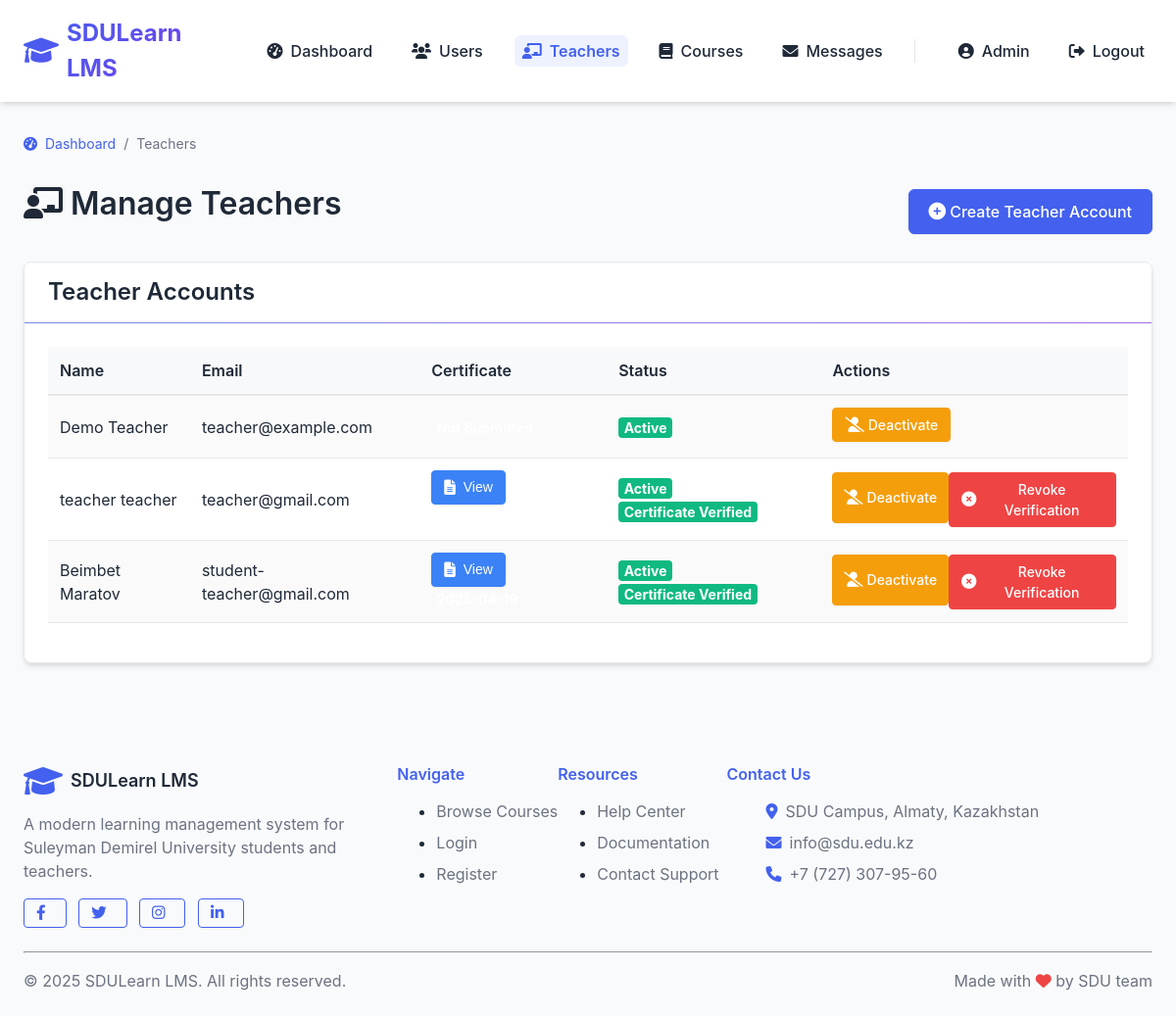
The page /admin/teachers (signed in) on the database its author committed.
### lms/models/user.py (models this page shows, shortened)
class User(db.Model, UserMixin):
    __tablename__ = 'users'
    id = db.Column(db.Integer, primary_key=True)
    first_name = db.Column(db.String(50), nullable=False)
    last_name = db.Column(db.String(50), nullable=False)
    email = db.Column(db.String(120), unique=True, nullable=False)
    password_hash = db.Column(db.String(256), nullable=False)
    role_id = db.Column(db.Integer, db.ForeignKey('roles.id'), nullable=False)
    about_me = db.Column(db.Text, nullable=True)
    is_active = db.Column(db.Boolean, default=True)
    created_at = db.Column(db.DateTime, default=datetime.utcnow)
    updated_at = db.Column(db.DateTime, default=datetime.utcnow, onupdate=datetime.utcnow)
    certificate_path = db.Column(db.String(255), nullable=True, default=None)
    certificate_verified = db.Column(db.Boolean, nullable=True, default=False)
    certificate_submitted_at = db.Column(db.DateTime, nullable=True, default=None)
    certificate_description = db.Column(db.Text, nullable=True)
    created_courses = db.relationship('Course', backref='teacher', lazy='dynamic')
    enrollments = db.relationship('Enrollment', back_populates='student', lazy='dynamic')
    submissions = db.relationship('Submission', back_populates='student', lazy='dynamic')
    @property
    def password(self):
        raise AttributeError('Password is not a readable attribute')
    def is_admin(self):
        return self.role.name == 'admin'
    def get_full_name(self):
        return f"{self.first_name} {self.last_name}"

### lms/routes/admin.py (the view)
@admin_bp.route('/teachers')
@login_required
@admin_required
def manage_teachers():
    teachers = User.query.join(Role).filter(Role.name == 'teacher').all()
    teacher_applicants = User.query.join(Role).filter(
        Role.name == 'student',
        User.certificate_path != None,
        User.certificate_verified == False
    ).all()
    return render_template('admin/teachers.html', teachers=teachers, teacher_applicants=teacher_applicants)

### app.py (called while the page is built)
@login_manager.user_loader
def load_user(user_id):
    return User.query.get(int(user_id))

### lms/routes/admin.py (called while the page is built)
def admin_required(f):
    @wraps(f)
    def decorated_function(*args, **kwargs):
        if not current_user.is_authenticated or not current_user.is_admin():
            flash('You do not have permission to access this page.', 'danger')
            return redirect(url_for('auth.login'))
        return f(*args, **kwargs)
    return decorated_function

### lms/templates/admin/teachers.html (shortened to what this page needs)
{% extends 'base.html' %}
{% block content %}
<div class="breadcrumb">
    <div class="breadcrumb-item"><a href="{{ url_for('admin.dashboard') }}"><i class="fas fa-tachometer-alt mr-1"></i> Dashboard</a></div>
    <div class="breadcrumb-item active">Teachers</div>
</div>
<div class="d-flex justify-content-between align-items-center mb-4">
    <h1><i class="fas fa-chalkboard-teacher mr-2"></i>Manage Teachers</h1>
    <a href="{{ url_for('admin.create_teacher') }}" class="btn btn-primary">
        <i class="fas fa-plus-circle mr-1"></i> Create Teacher Account
    </a>
</div>
<div class="card">
    <div class="card-header bg-primary text-white">
        <h3 class="mb-0">Teacher Accounts</h3>
    </div>
    <div class="card-body">
        {% if teachers %}
            <div class="table-responsive">
                <table class="table table-striped">
                    <thead>
                        <tr>
                            <th>Name</th>
                            <th>Email</th>
                            <th>Certificate</th>
                            <th>Status</th>
                            <th>Actions</th>
                        </tr>
                    </thead>
                    <tbody>
                        {% for teacher in teachers %}
                            <tr>
                                <td>{{ teacher.get_full_name() }}</td>
                                <td>{{ teacher.email }}</td>
                                <td>
                                    {% if teacher.certificate_path %}
                                        <button type="button" class="btn btn-sm btn-info" data-toggle="modal" data-target="#teacherCertModal{{ teacher.id }}">
                                            <i class="fas fa-file-alt"></i> View
                                        </button>
                                        <span class="badge bg-secondary ms-1">{{ teacher.certificate_submitted_at.strftime('%Y-%m-%d') if teacher.certificate_submitted_at else 'Unknown' }}</span>
                                    {% else %}
                                        <span class="badge bg-danger">Not Submitted</span>
                                    {% endif %}
                                </td>
                                <td>
                                    {% if teacher.is_active %}
                                        <span class="badge bg-success">Active</span>
                                    {% else %}
                                        <span class="badge bg-danger">Inactive</span>
                                    {% endif %}
                                    {% if teacher.certificate_path %}
                                        {% if teacher.certificate_verified %}
                                            <span class="badge bg-success">Certificate Verified</span>
                                        {% else %}
                                            <span class="badge bg-warning">Certificate Pending</span>
                                        {% endif %}
                                    {% endif %}
                                </td>
                                <td>
                                    <div class="d-flex flex-column">
                                        <a href="{{ url_for('admin.toggle_user_status', user_id=teacher.id) }}"
                                           class="btn btn-sm {% if teacher.is_active %}btn-warning{% else %}btn-success{% endif %} mb-1"
                                           onclick="return confirm('Are you sure you want to {% if teacher.is_active %}deactivate{% else %}activate{% endif %} this teacher account?')">
                                            {% if teacher.is_active %}
                                                <i class="fas fa-user-slash mr-1"></i> Deactivate
                                            {% else %}
                                                <i class="fas fa-user-check mr-1"></i> Activate
                                            {% endif %}
                                        </a>
                                        {% if teacher.certificate_verified %}
                                            <a href="{{ url_for('admin.unverify_certificate', user_id=teacher.id) }}"
                                               class="btn btn-sm btn-danger"
                                               onclick="return confirm('Are you sure you want to revoke verification for this teacher\'s certificate?')">
                                                <i class="fas fa-times-circle mr-1"></i> Revoke Verification
                                            </a>
                                        {% endif %}
                                    </div>
                                </td>
                            </tr>
                        {% endfor %}
                    </tbody>
                </table>
            </div>
        {% else %}
            <div class="alert alert-info">
                <i class="fas fa-info-circle mr-1"></i> No teacher accounts found.
            </div>
        {% endif %}
    </div>
</div>
{% endblock %}

### lms/templates/base.html (shortened to what this page needs)
<!DOCTYPE html>
<html lang="en">
<head>
    <link rel="stylesheet" href="{{ url_for('static', filename='css/styles.css') }}">
    <link rel="stylesheet" href="https://cdnjs.cloudflare.com/ajax/libs/font-awesome/6.0.0-beta3/css/all.min.css">
</head>
<body>
    <nav class="navbar">
        <div class="container navbar-container">
            <a href="/" class="navbar-logo">
                <i class="fas fa-graduation-cap"></i> SDULearn LMS
            </a>
            <div class="navbar-collapse" id="navbar-collapse">
                <ul class="navbar-links" id="navbar-links">
                    {% if current_user.is_authenticated %}
                        {% if current_user.is_admin() %}
                            <li><a href="{{ url_for('admin.dashboard') }}" {% if request.path.startswith('/admin/dashboard') %}class="active"{% endif %}><i class="fas fa-tachometer-alt"></i> Dashboard</a></li>
                            <li><a href="{{ url_for('admin.manage_users') }}" {% if request.path.startswith('/admin/users') %}class="active"{% endif %}><i class="fas fa-users"></i> Users</a></li>
                            <li><a href="{{ url_for('admin.manage_teachers') }}" {% if request.path.startswith('/admin/teachers') %}class="active"{% endif %}><i class="fas fa-chalkboard-teacher"></i> Teachers</a></li>
                            <li><a href="{{ url_for('admin.manage_courses') }}" {% if request.path.startswith('/admin/courses') %}class="active"{% endif %}><i class="fas fa-book"></i> Courses</a></li>
                            <li><a href="{{ url_for('messages.inbox') }}" {% if request.path.startswith('/messages') %}class="active"{% endif %}><i class="fas fa-envelope"></i> Messages
                            </a></li>
                        {% endif %}
                        <li><a href="{{ url_for('auth.profile') }}" {% if request.path.startswith('/auth/profile') %}class="active"{% endif %}><i class="fas fa-user-circle"></i> {{ current_user.first_name }}</a></li>
                        <li><a href="{{ url_for('auth.logout') }}"><i class="fas fa-sign-out-alt"></i> Logout</a></li>
                    {% endif %}
                </ul>
            </div>
        </div>
    </nav>
    <div class="container py-4">
        {% block content %}{% endblock %}
    </div>
    <footer class="bg-white py-4 mt-5 border-top">
        <div class="container">
            <div class="row">
                <div class="col-md-4">
                    <div class="d-flex align-items-center mb-3">
                        <i class="fas fa-graduation-cap text-primary mr-2" style="font-size: 2rem;"></i>
                        <h5 class="mb-0">SDULearn LMS</h5>
                    </div>
                    <p class="text-muted">A modern learning management system for Suleyman Demirel University students and teachers.</p>
                    <div class="mt-3">
                        <a href="https://www.facebook.com/sdu.edu.kz/" target="_blank" class="btn btn-sm btn-outline-primary mr-2"><i class="fab fa-facebook-f"></i></a>
                        <a href="https://twitter.com/SDUAlmaty" target="_blank" class="btn btn-sm btn-outline-primary mr-2"><i class="fab fa-twitter"></i></a>
                        <a href="https://www.instagram.com/sdu_university/" target="_blank" class="btn btn-sm btn-outline-primary mr-2"><i class="fab fa-instagram"></i></a>
                        <a href="https://www.linkedin.com/school/suleyman-demirel-university/" target="_blank" class="btn btn-sm btn-outline-primary"><i class="fab fa-linkedin-in"></i></a>
                    </div>
                </div>
                <div class="col-md-2">
                    <h6 class="mb-3 text-primary">Navigate</h6>
                    <ul class="list-unstyled">
                        <li class="mb-2"><a href="{{ url_for('student.browse_courses') }}" class="text-muted">Browse Courses</a></li>
                        <li class="mb-2"><a href="{{ url_for('auth.login') }}" class="text-muted">Login</a></li>
                        <li class="mb-2"><a href="{{ url_for('auth.register') }}" class="text-muted">Register</a></li>
                    </ul>
                </div>
                <div class="col-md-2">
                    <h6 class="mb-3 text-primary">Resources</h6>
                    <ul class="list-unstyled">
                        <li class="mb-2"><a href="https://sdu.edu.kz/help-center/" target="_blank" class="text-muted">Help Center</a></li>
                        <li class="mb-2"><a href="https://sdu.edu.kz/documentation/" target="_blank" class="text-muted">Documentation</a></li>
                        <li class="mb-2"><a href="mailto:info@sdu.edu.kz" class="text-muted">Contact Support</a></li>
                    </ul>
                </div>
                <div class="col-md-4">
                    <h6 class="mb-3 text-primary">Contact Us</h6>
                    <ul class="list-unstyled">
                        <li class="mb-2 d-flex align-items-center">
                            <i class="fas fa-map-marker-alt text-primary mr-2"></i>
                            <span class="text-muted">SDU Campus, Almaty, Kazakhstan</span>
                        </li>
                        <li class="mb-2 d-flex align-items-center">
                            <i class="fas fa-envelope text-primary mr-2"></i>
                            <span class="text-muted">info@sdu.edu.kz</span>
                        </li>
                        <li class="mb-2 d-flex align-items-center">
                            <i class="fas fa-phone text-primary mr-2"></i>
                            <span class="text-muted">+7 (727) 307-95-60</span>
                        </li>
                    </ul>
                </div>
            </div>
            <hr class="mt-4 mb-3">
            <div class="d-flex justify-content-between align-items-center">
                <p class="mb-0 text-muted">© 2025 SDULearn LMS. All rights reserved.</p>
                <p class="mb-0 text-muted">Made with <i class="fas fa-heart text-danger"></i> by SDU team</p>
            </div>
        </div>
    </footer>
</body>
</html>

### lms/templates/base.html (style rules this page uses)
.navbar-container { position: relative; }
.navbar-collapse { display: flex; align-items: center; }

### rows shown on the page
User: first_name "Admin"
User: get_full_name "Demo Teacher", email "teacher@example.com", is_active "Active"
User: get_full_name "teacher teacher", email "teacher@gmail.com", is_active "Active", certificate_verified "Certificate Verified"
User: get_full_name "Beimbet Maratov", email "student-teacher@gmail.com", is_active "Active", certificate_verified "Certificate Verified"
